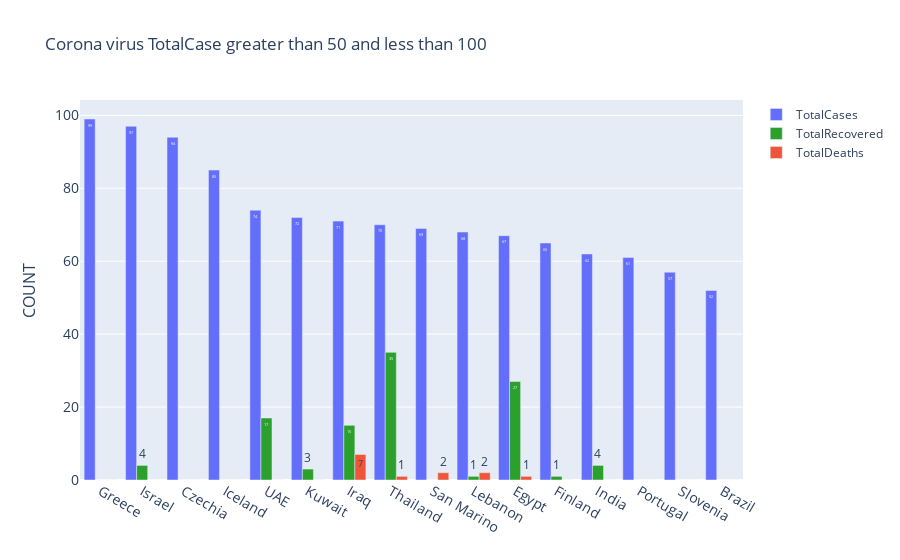

Here is the notebook cell this chart was saved with:
### Code cell
fig = go.Figure()
fig.add_trace(go.Bar(
    x=df["Country,Other"][((df.TotalCases<100 )&(df.TotalCases>50))],
    y=df.TotalCases[((df.TotalCases<100 )&(df.TotalCases>50))],
    name='TotalCases',
    marker_color='#636EFA',
    text=df.TotalCases[((df.TotalCases<100 )&(df.TotalCases>50))],
    textposition='auto'
))
fig.add_trace(go.Bar(
    x=df["Country,Other"][((df.TotalCases<100 )&(df.TotalCases>50))],
    y=df["TotalRecovered"][((df.TotalCases<100 )&(df.TotalCases>50))],
    name='TotalRecovered',
    marker_color='#2ca02c',
    text=df.TotalRecovered[((df.TotalCases<100 )&(df.TotalCases>50))],
    textposition='auto'
))

fig.add_trace(go.Bar(
    x=df["Country,Other"][((df.TotalCases<100 )&(df.TotalCases>50))],
    y=df.TotalDeaths[((df.TotalCases<100 )&(df.TotalCases>50))],
    name='TotalDeaths',
    marker_color='#EF553B',
    text=df.TotalDeaths[((df.TotalCases<100 )&(df.TotalCases>50))],
    textposition='auto'
))
fig.update_layout(title_text='Corona virus TotalCase greater than 50 and less than 100',xaxis_tickfont_size=14,
    yaxis=dict(
        title='COUNT',
        titlefont_size=16,
        tickfont_size=14))
fig.show()

### Figure 1 — Plotly figure (JSON) as saved in the notebook; plotly's stock layout.template omitted (floating-point values rounded to 4 significant figures)
{"data": [{"marker": {"color": "#636EFA"}, "name": "TotalCases", "text": [99, 97, 94, 85, 74, 72, 71, 70, 69, 68, 67, 65, 62, 61, 57, 52], "textposition": "auto", "type": "bar", "x": ["Greece", "Israel", "Czechia", "Iceland", "UAE", "Kuwait", "Iraq", "Thailand", "San Marino", "Lebanon", "Egypt", "Finland", "India", "Portugal", "Slovenia", "Brazil"], "y": [99, 97, 94, 85, 74, 72, 71, 70, 69, 68, 67, 65, 62, 61, 57, 52]}, {"marker": {"color": "#2ca02c"}, "name": "TotalRecovered", "text": [0, 4, 0, 0, 17, 3, 15, 35, 0, 1, 27, 1, 4, 0, 0, 0], "textposition": "auto", "type": "bar", "x": ["Greece", "Israel", "Czechia", "Iceland", "UAE", "Kuwait", "Iraq", "Thailand", "San Marino", "Lebanon", "Egypt", "Finland", "India", "Portugal", "Slovenia", "Brazil"], "y": [0, 4, 0, 0, 17, 3, 15, 35, 0, 1, 27, 1, 4, 0, 0, 0]}, {"marker": {"color": "#EF553B"}, "name": "TotalDeaths", "text": [0, 0, 0, 0, 0, 0, 7, 1, 2, 2, 1, 0, 0, 0, 0, 0], "textposition": "auto", "type": "bar", "x": ["Greece", "Israel", "Czechia", "Iceland", "UAE", "Kuwait", "Iraq", "Thailand", "San Marino", "Lebanon", "Egypt", "Finland", "India", "Portugal", "Slovenia", "Brazil"], "y": [0, 0, 0, 0, 0, 0, 7, 1, 2, 2, 1, 0, 0, 0, 0, 0]}], "layout": {"title": {"text": "Corona virus TotalCase greater than 50 and less than 100"}, "xaxis": {"tickfont": {"size": 14}}, "yaxis": {"tickfont": {"size": 14}, "title": {"font": {"size": 16}, "text": "COUNT"}}}}
